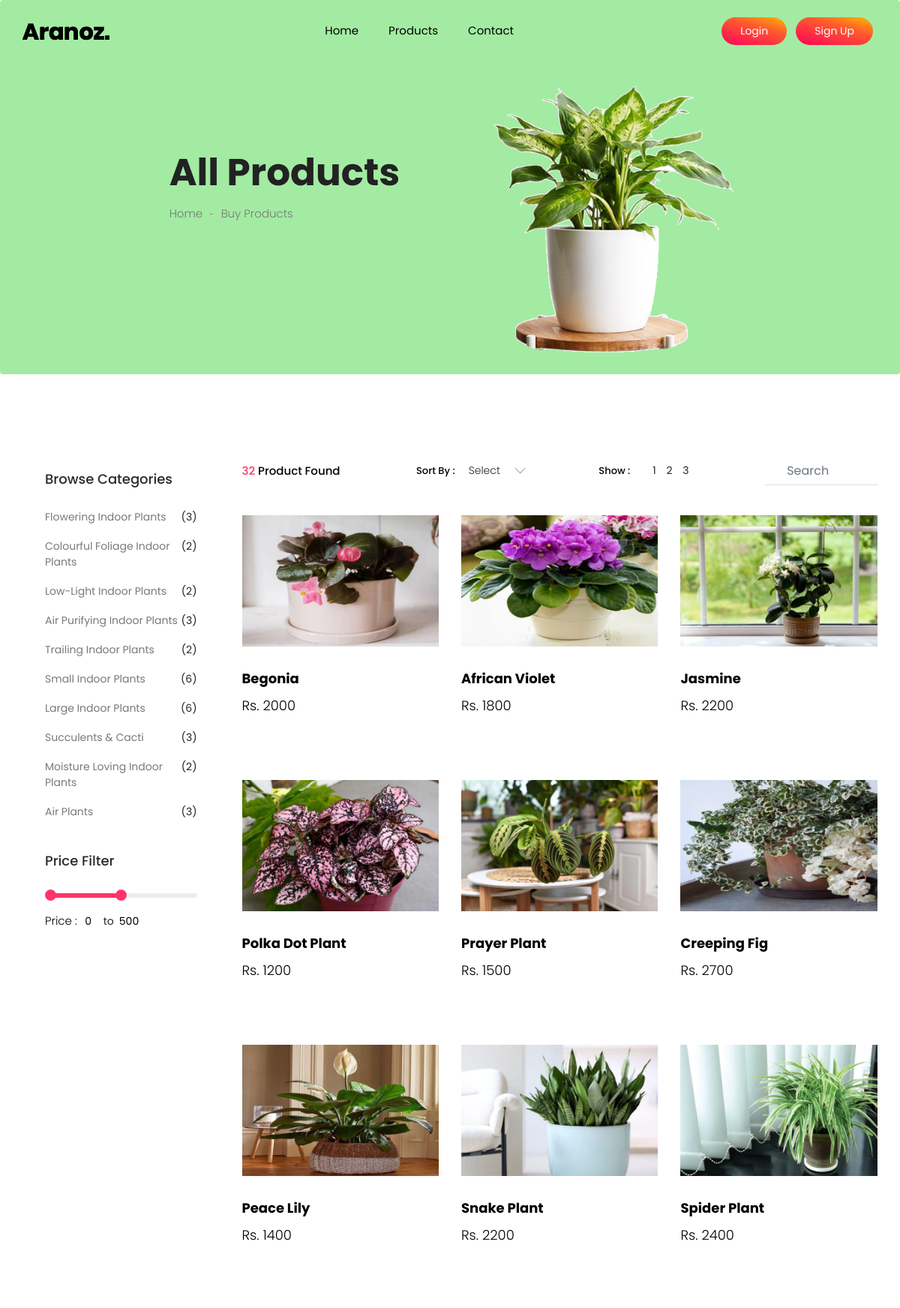
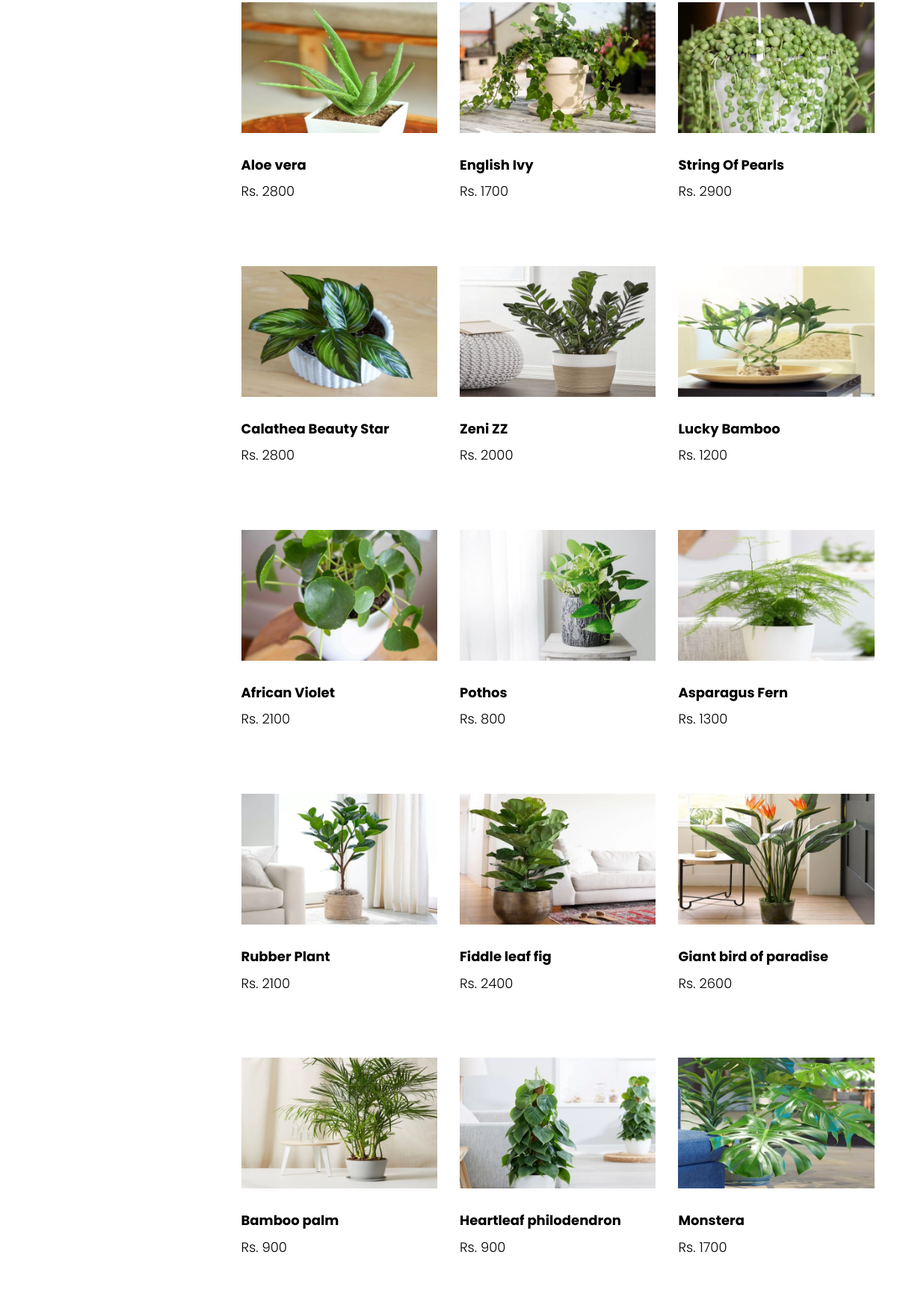
The app's page /category.php (upper part) with its own data (2 pictures, top to bottom).
### tables this page shows
CREATE TABLE `products` (
  `id` int(100) NOT NULL,
  `category` int(10) NOT NULL,
  `title` varchar(255) NOT NULL,
  `price` int(100) NOT NULL,
  `qty` int(11) NOT NULL,
  `desc` LONGTEXT NOT NULL,
  `image` text(255) NOT NULL
);

### category.php (the view, shortened to what this page needs)
<?php
require "./includes/head.php";
?>
<?php
$query = 'SELECT * FROM `products`';
$result = mysqli_query($con, $query);
$sum = 0;
while ($row = mysqli_fetch_array($result)) {
    $sum++;
}
?>
<section class="breadcrumb breadcrumb_bg">
    <div class="container">
        <div class="row justify-content-center">
            <div class="col-lg-8">
                <div class="breadcrumb_iner">
                    <div class="breadcrumb_iner_item">
                        <h2>All Products</h2>
                        <p>Home <span>-</span> Buy Products</p>
                    </div>
                </div>
            </div>
        </div>
    </div>
</section>
<section class="cat_product_area section_padding">
    <div class="container">
        <div class="row">
            <div class="col-lg-3">
                <div class="left_sidebar_area">
                    <aside class="left_widgets p_filter_widgets">
                        <div class="l_w_title">
                            <h3>Browse Categories</h3>
                        </div>
                        <div class="widgets_inner">
                            <ul class="list">
                                <li>
                                    <a href="#">Flowering Indoor Plants</a>
                                    <span>(3)</span>
                                </li>
                                <li>
                                    <a href="#">Colourful Foliage Indoor Plants</a>
                                    <span>(2)</span>
                                </li>
                                <li>
                                    <a href="#">Low-Light Indoor Plants</a>
                                    <span>(2)</span>
                                </li>
                                <li>
                                    <a href="#">Air Purifying Indoor Plants</a>
                                    <span>(3)</span>
                                </li>
                                <li>
                                    <a href="#">Trailing Indoor Plants</a>
                                    <span>(2)</span>
                                </li>
                                <li>
                                    <a href="#">Small Indoor Plants</a>
                                    <span>(6)</span>
                                </li>
                                <li>
                                    <a href="#">Large Indoor Plants</a>
                                    <span>(6)</span>
                                </li>
                                <li>
                                    <a href="#">Succulents & Cacti</a>
                                    <span>(3)</span>
                                </li>
                                <li>
                                    <a href="#">Moisture Loving Indoor Plants</a>
                                    <span>(2)</span>
                                </li>
                                <li>
                                    <a href="#">Air Plants</a>
                                    <span>(3)</span>
                                </li>
                            </ul>
                        </div>
                    </aside>
                    <aside class="left_widgets p_filter_widgets price_rangs_aside">
                        <div class="l_w_title">
                            <h3>Price Filter</h3>
                        </div>
                        <div class="widgets_inner">
                            <div class="range_item">
                                <input type="text" class="js-range-slider" value="" />
                                <div class="d-flex">
                                    <div class="price_text">
                                        <p>Price :</p>
                                    </div>
                                    <div class="price_value d-flex justify-content-center">
                                        <input type="text" class="js-input-from" id="amount" readonly />
                                        <span>to</span>
                                        <input type="text" class="js-input-to" id="amount" readonly />
                                    </div>
                                </div>
                            </div>
                        </div>
                    </aside>
                </div>
            </div>
            <div class="col-lg-9">
                <div class="row">
                    <div class="col-lg-12">
                        <div class="product_top_bar d-flex justify-content-between align-items-center">
                            <div class="single_product_menu">
                                <p><span><?php echo $sum ?> </span> Product Found</p>
                            </div>
                            <div class="single_product_menu d-flex">
                                <h5>sort by :</h5>
                            </div>
                            <div class="single_product_menu d-flex">
                                <h5>show :</h5>
                                <div class="top_pageniation">
                                    <ul>
                                        <li>1</li>
                                        <li>2</li>
                                        <li>3</li>
                                    </ul>
                                </div>
                            </div>
                            <div class="single_product_menu d-flex">
                                <div class="input-group">
                                    <input type="text" class="form-control" placeholder="search" aria-describedby="inputGroupPrepend" />
                                    <div class="input-group-prepend">
                                        <span class="input-group-text" id="inputGroupPrepend"><i class="ti-search"></i></span>
                                    </div>
                                </div>
                            </div>
                        </div>
                    </div>
                </div>
                <div class="row align-items-center latest_product_inner">
                <?php
                    $result = mysqli_query($con, $query);
                    while ($row = mysqli_fetch_array($result)) {
                        echo '<div class="col-lg-4 col-sm-6">
                                <div class="single_product_item">
                                    <img width="200px" src="img/product/'.$row['image'].'" alt="djwij" />
                                    <div class="single_product_text">
                                        <h4>'. $row['title'] .'</h4>
                                        <h3>Rs. '. $row['price'] .'</h3>';
                                  echo ' </div>
                                </div>
                            </div>';
                    }
                ?>
                </div>
            </div>
        </div>
    </div>
</section>
</body>
</html>

### css/price_rangs.css (style rules this page uses)
.irs-hidden-input { position: absolute !important; display: block !important; top: 0 !important; left: 0 !important; width: 0 !important; height: 0 !important; font-size: 0 !important; line-height: 0 !important; padding: 0 !important; margin: 0 !important; outline: none !important; z-index: -9999 !important; background: none !important; border-style: solid !important; border-color: transparent !important; }

### records on screen
products: image (picture), title "Begonia", price "2000"
products: image (picture), title "African Violet", price "1800"
products: image (picture), title "Jasmine", price "2200"
products: image (picture), title "Polka Dot Plant", price "1200"
products: image (picture), title "Prayer Plant", price "1500"
products: image (picture), title "Creeping Fig", price "2700"
products: image (picture), title "Peace Lily", price "1400"
products: image (picture), title "Snake Plant", price "2200"
products: image (picture), title "Spider Plant", price "2400"
products: image (picture), title "Aloe vera", price "2800"
products: image (picture), title "English Ivy", price "1700"
products: image (picture), title "String Of Pearls", price "2900"
products: image (picture), title "Calathea Beauty Star", price "2800"
products: image (picture), title "Zeni ZZ", price "2000"
products: image (picture), title "Lucky Bamboo", price "1200"
products: image (picture), title "African Violet", price "2100"
products: image (picture), title "Pothos", price "800"
products: image (picture), title "Asparagus Fern", price "1300"
products: image (picture), title "Rubber Plant", price "2100"
products: image (picture), title "Fiddle leaf fig", price "2400"
products: image (picture), title "Giant bird of paradise", price "2600"
products: image (picture), title "Bamboo palm", price "900"
products: image (picture), title "Heartleaf philodendron", price "900"
products: image (picture), title "Monstera", price "1700"

### other values on screen
$sum "32"
